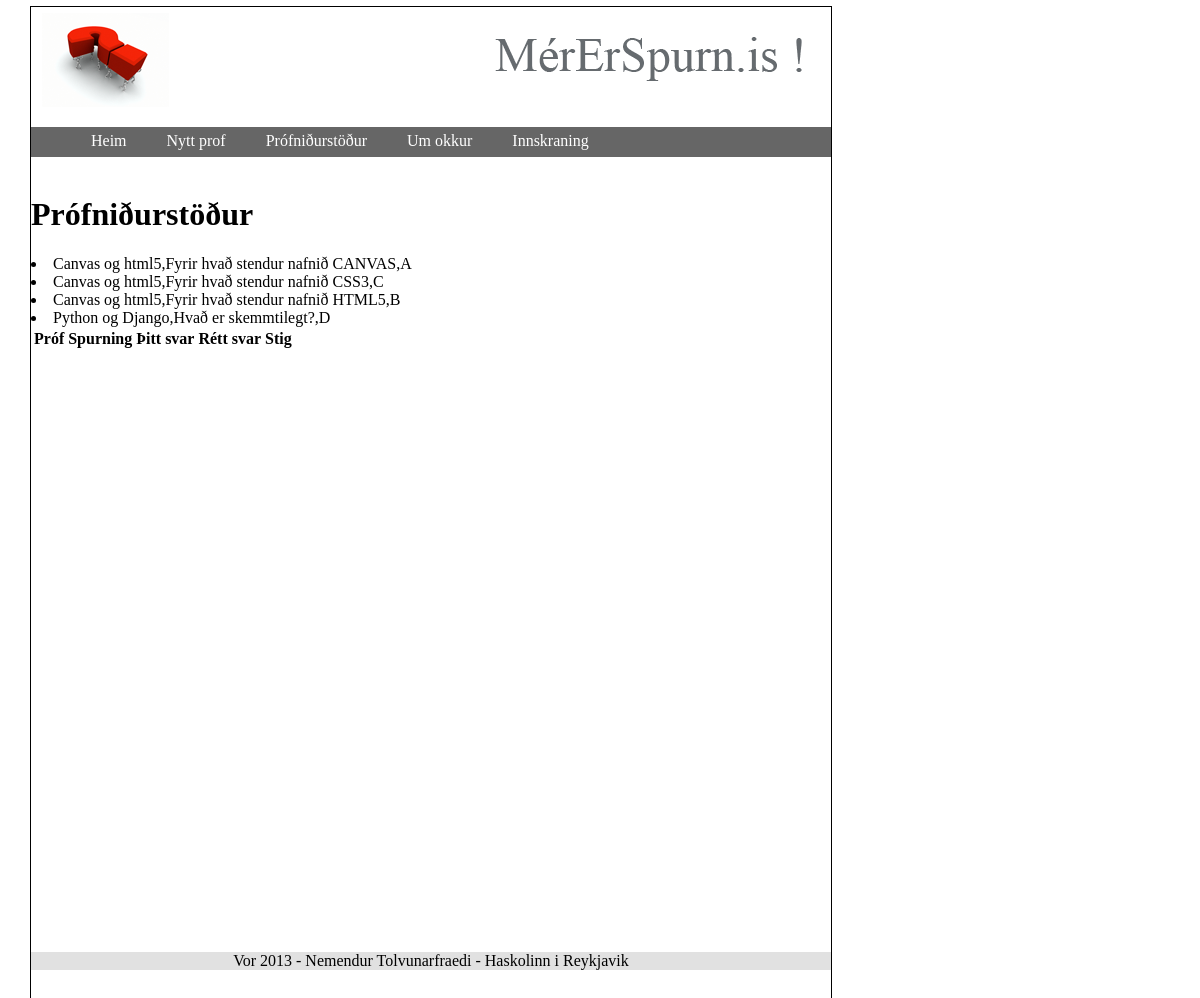
/results (signed in), run on the app's committed database.
### Exams/models.py (models this page shows)
class Exams(models.Model):
    name = models.CharField(max_length= 50)
    date_created = models.DateField(auto_now=True)
    date_opened = models.DateField()
    date_closed = models.DateField()

class Answers(models.Model):
    userID = models.IntegerField()
    exam = models.ForeignKey(Exams)
    questionID = models.IntegerField()
    user_answer = models.CharField(max_length=1)

class Questions(models.Model):
    exam = models.ForeignKey(Exams)
    question = models.CharField(max_length=256)
    answerA = models.CharField(max_length=256)
    answerB = models.CharField(max_length=256)
    answerC = models.CharField(max_length=256)
    answerD = models.CharField(max_length=256)
    correct_answer = models.CharField(max_length=1)

### Exams/views.py (the view)
# urls.py: url(r'results', 'Exams.views.results', name='results'),
@login_required
def results (request):
    u = request.user.id
    all_results = Answers.objects.filter(userID=u)
    all_exams = Exams.objects.all()
    all_questions = Questions.objects.all()
    model = {"resul" : all_results, "exams" : all_exams, "questions" : all_questions}
    return render_to_response("results.html",model)

### MyTestSite/templates/results.html
{% extends 'index.html' %}
{% block content %}
	<h1>Pr&oacute;fni&eth;urst&ouml;&eth;ur</h1>
	<table class="resulttable">
		<tr>
			<th>Próf</th><th>Spurning</th><th>Þitt svar</th><th>Rétt svar</th><th>Stig</th>
		</tr>
	{% for exam in exams %}
		{% for quest in questions %}
			{% for result in resul %}
				{% if exam.id == result.exam_id and quest.id == result.questionID %}<li>{{exam.name}},{{quest.question}},{{result.user_answer}}</li>{% endif %}
			{% endfor %}
		{% endfor %}
	{% endfor %}
	</table>
{% endblock %}

### MyTestSite/templates/scripts/exams.css (style rules this page uses)
body { border: 1px solid black; margin: 6px 30px 6px 30px; position: fixed; width: 800px; height: 1000px; }

### data on the page
Exams: name "Canvas og html5"
Questions: question "Fyrir hvað stendur nafnið CANVAS"
Answers: user_answer "A"
Questions: question "Fyrir hvað stendur nafnið CSS3"
Answers: user_answer "C"
Questions: question "Fyrir hvað stendur nafnið HTML5"
Answers: user_answer "B"
Exams: name "Python og Django"
Questions: question "Hvað er skemmtilegt?"
Answers: user_answer "D"
